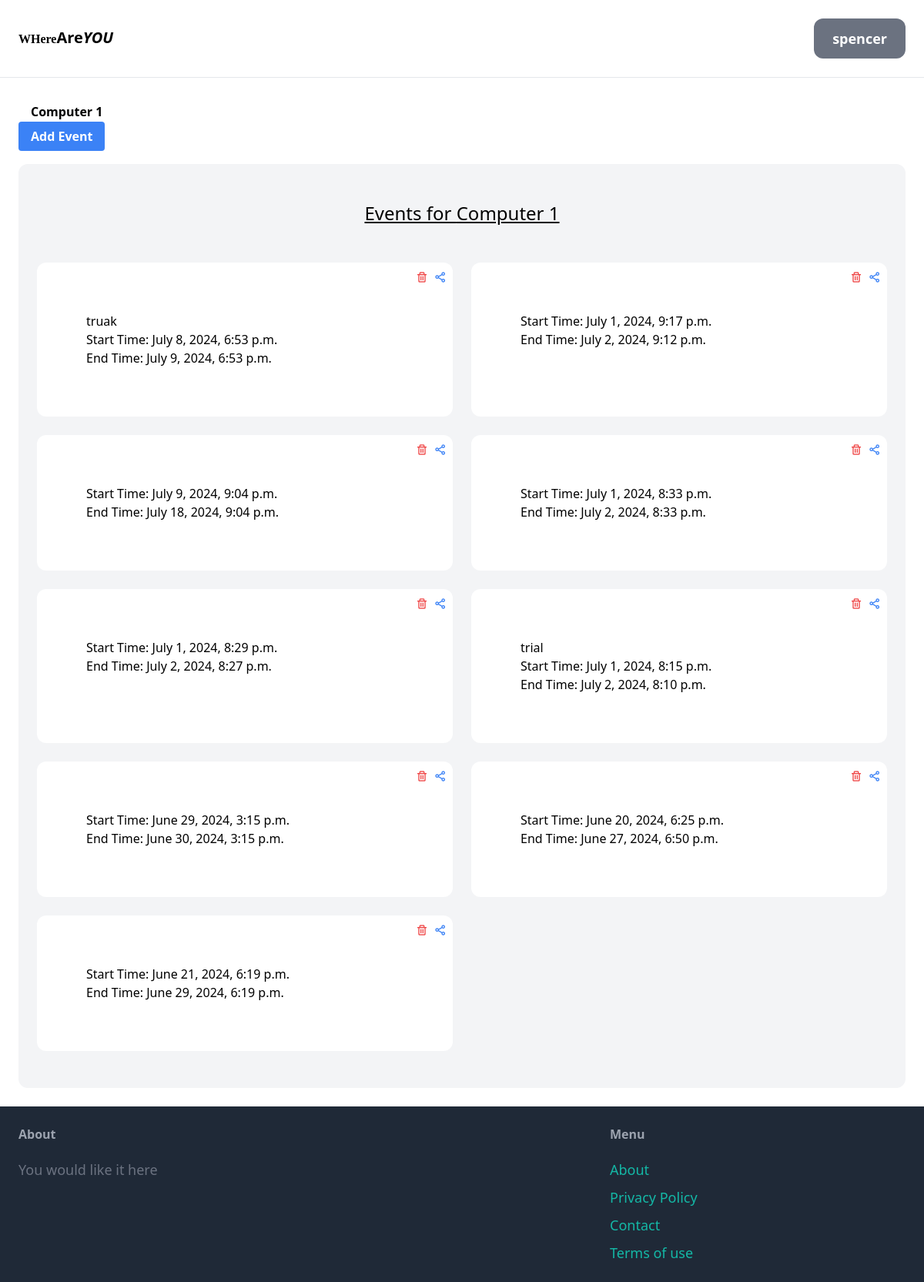
Screenshot of /spencer/science/Computer 1/ (signed in) with the database file from the repository.
### core/models.py (models this page shows, shortened)
class Class(models.Model):
    course = models.ForeignKey(Course, on_delete=models.CASCADE)
    class_name = models.CharField(max_length=100)

class Event(models.Model):
    event_id = models.AutoField(primary_key=True)
    related_class = models.ForeignKey(Class, on_delete=models.CASCADE)
    event_name = models.CharField(max_length=100, blank=True)
    start_time = models.DateTimeField()
    end_time = models.DateTimeField()
    location_address = models.CharField(max_length=200,null=True, blank=True)
    radius = models.DecimalField(max_digits=5, decimal_places=2)
    is_student_id_required = models.BooleanField(default=False)
    is_index_number_required = models.BooleanField(default=False)
    is_student_name_required = models.BooleanField(default=False)
    created_at = models.DateTimeField(auto_now_add=True)
    checkpoint_lat = models.DecimalField(decimal_places=7, max_digits=15, null=True)
    checkpoint_lng =  models.DecimalField(decimal_places=7, max_digits=15, null=True)
    class Meta:
        ordering = ['-created_at']

### core/views.py (the view)
# urls.py: path('<str:username>/<str:coursename>/<str:classname>/', views.view_class, name='view_class'),
def view_class(request: HttpRequest, username, coursename, classname):
    print(coursename)
    class_obj = get_object_or_404(Class, course__name=coursename, class_name=classname)
    events = class_obj.event_set.all()  # Get all events related to this class
    context =  {'class': class_obj, 'events': events, 'coursename':coursename}
    return render(request, 'core/view_class.html', context)

### core/templates/core/view_class.html (shortened to what this page needs)
{% extends 'core/base.html' %}
{% block content %}
<div class="text-black font-bold py-2 px-4 rounded"><h1>{{ class.class_name }}</h1></div>
<a href="{% url 'add_event' username=user.username coursename=coursename classname=class.class_name %}" class="bg-blue-500 hover:bg-blue-700 text-white font-bold py-2 px-4 rounded mb-4">Add Event</a>
<div class="mt-6 px-6 py-12 bg-gray-100 rounded-xl">
    <h2 class="mb-12 text-2xl text-center"><u>Events for {{ class.class_name }}</u></h2>
    {% if events %}
        <div class="grid grid-cols-1 sm:grid-cols-2 md:grid-cols-2 lg:grid-cols-2 gap-6">
            {% for event in events %}
                <div>
                    <div class="text-black bg-white p-8 rounded-xl h-full relative">
                        <div class="flex justify-between items-center">
                            <a href="{% url 'view_event' username=user.username coursename=coursename classname=class.class_name event_id=event.event_id %}" class="block text-black bg-white p-8 rounded-xl h-full relative">
                            <div>
                                <h2>{{ event.event_name }}</h2>
                                <p>Start Time: {{ event.start_time }}</p>
                                <p>End Time: {{ event.end_time }}</p>
                            </div>
                            </a>
                            <div class="absolute top-2 right-2 flex space-x-2">
                                <a href="{% url 'delete_event' username=user.username coursename=coursename classname=class.class_name event_id=event.event_id %}" class="text-red-500">
                                    <i class='bx bx-trash'></i>
                                </a>
                                <button class="text-blue-500" onclick="openSharePopup('{{ event.event_id }}')">
                                    <i class='bx bx-share-alt'></i>
                                </button>
                            </div>
                        </div>
                    </div>
                </div>
            {% endfor %}
        </div>
    {% else %}
        <p>No events created yet for this class.</p>
    {% endif %}
</div>
{% endblock %}

### core/templates/core/base.html (shortened to what this page needs)
{% load static %}
<!DOCTYPE html>
<html>
<head>
    <script src="https://cdn.tailwindcss.com"></script>
    <link href='https://unpkg.com/boxicons@2.1.1/css/boxicons.min.css' rel='stylesheet'>
</head>
<body class="relative">
    <nav class="py-6 px-6 flex justify-between items-center border-b border-gray-200">
        <a href="/" class="text-xl font-semibold"><small style="font-family:Calibri">W<b>H</b>ere</small>Are<i>YOU</i></a>
        <div class="space-x-6">
            {% if request.user.is_authenticated %}
            <button id="sidebarToggle" class="px-6 py-3 text-lg font-semibold bg-gray-500 text-white rounded-xl hover:bg-gray-700">{{ user.username }}</button>
            {% else %}
            <a href="#" class="px-6 py-3 text-lg font-semibold bg-teal-500 text-white rounded-xl hover:bg-teal-700">Sign up</a>
            <a href="#" class="px-6 py-3 text-lg font-semibold bg-gray-500 text-white rounded-xl hover:bg-gray-700">Sign in</a>
            {% endif %}
        </div>
    </nav>
    <div class="px-6 py-6">
        {% block content %}
        {% endblock content %}
    </div>
    <footer class="py-6 px-6 flex justify-between bg-gray-800">
        <div class="w-2/3 pr-10">
            <h3 class="mb-5 font-semibold text-gray-400">About</h3>
            <p class="text-lg text-gray-500"> You would like it here</p>
        </div>
        <div class="w-1/3">
            <h3 class="mb-5 font-semibold text-gray-400">Menu</h3>
            <ul class="space-y-2">
                <li><a href="#" class=" text-lg text-teal-500 hover:text-teal-700">About</a></li>
                <li><a href="#" class=" text-lg text-teal-500 hover:text-teal-700">Privacy Policy</a></li>
                <li><a href="#" class=" text-lg text-teal-500 hover:text-teal-700">Contact</a></li>
                <li><a href="#" class=" text-lg text-teal-500 hover:text-teal-700">Terms of use</a></li>
            </ul>
        </div>
    </footer>
</body>
</html>

### rows the page displays
Class: class_name "Computer 1"
Event: event_name "truak", start_time "July 8, 2024, 6:53 p.m.", end_time "July 9, 2024, 6:53 p.m."
Event: start_time "July 1, 2024, 9:17 p.m.", end_time "July 2, 2024, 9:12 p.m."
Event: start_time "July 9, 2024, 9:04 p.m.", end_time "July 18, 2024, 9:04 p.m."
Event: start_time "July 1, 2024, 8:33 p.m.", end_time "July 2, 2024, 8:33 p.m."
Event: start_time "July 1, 2024, 8:29 p.m.", end_time "July 2, 2024, 8:27 p.m."
Event: event_name "trial", start_time "July 1, 2024, 8:15 p.m.", end_time "July 2, 2024, 8:10 p.m."
Event: start_time "June 29, 2024, 3:15 p.m.", end_time "June 30, 2024, 3:15 p.m."
Event: start_time "June 20, 2024, 6:25 p.m.", end_time "June 27, 2024, 6:50 p.m."
Event: start_time "June 21, 2024, 6:19 p.m.", end_time "June 29, 2024, 6:19 p.m."

### other values shown
{{ user.username }} "spencer"
